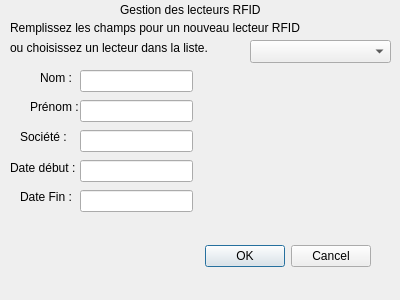
<?xml version="1.0" encoding="UTF-8"?>
<ui version="4.0">
 <class>CIhmLecteur</class>
 <widget class="QDialog" name="CIhmLecteur">
  <property name="geometry">
   <rect>
    <x>0</x>
    <y>0</y>
    <width>400</width>
    <height>300</height>
   </rect>
  </property>
  <property name="windowTitle">
   <string>SuPer : Gestion des lecteurs RFID</string>
  </property>
  <widget class="QDialogButtonBox" name="buttonBox">
   <property name="geometry">
    <rect>
     <x>30</x>
     <y>240</y>
     <width>341</width>
     <height>32</height>
    </rect>
   </property>
   <property name="orientation">
    <enum>Qt::Horizontal</enum>
   </property>
   <property name="standardButtons">
    <set>QDialogButtonBox::Cancel|QDialogButtonBox::Ok</set>
   </property>
  </widget>
  <widget class="QLabel" name="label_2">
   <property name="geometry">
    <rect>
     <x>10</x>
     <y>20</y>
     <width>321</width>
     <height>16</height>
    </rect>
   </property>
   <property name="text">
    <string>Remplissez les champs pour un nouveau lecteur RFID</string>
   </property>
  </widget>
  <widget class="QLineEdit" name="leNom">
   <property name="geometry">
    <rect>
     <x>80</x>
     <y>70</y>
     <width>113</width>
     <height>22</height>
    </rect>
   </property>
  </widget>
  <widget class="QLineEdit" name="leDateDeb">
   <property name="geometry">
    <rect>
     <x>80</x>
     <y>160</y>
     <width>113</width>
     <height>22</height>
    </rect>
   </property>
  </widget>
  <widget class="QLabel" name="lTitre">
   <property name="geometry">
    <rect>
     <x>120</x>
     <y>0</y>
     <width>161</width>
     <height>20</height>
    </rect>
   </property>
   <property name="text">
    <string>Gestion des lecteurs RFID</string>
   </property>
  </widget>
  <widget class="QLabel" name="label_5">
   <property name="geometry">
    <rect>
     <x>30</x>
     <y>100</y>
     <width>52</width>
     <height>14</height>
    </rect>
   </property>
   <property name="text">
    <string>Prénom : </string>
   </property>
  </widget>
  <widget class="QLabel" name="label_4">
   <property name="geometry">
    <rect>
     <x>40</x>
     <y>70</y>
     <width>41</width>
     <height>16</height>
    </rect>
   </property>
   <property name="text">
    <string>Nom :</string>
   </property>
  </widget>
  <widget class="QLabel" name="label_8">
   <property name="geometry">
    <rect>
     <x>10</x>
     <y>160</y>
     <width>71</width>
     <height>16</height>
    </rect>
   </property>
   <property name="text">
    <string>Date début :</string>
   </property>
  </widget>
  <widget class="QLineEdit" name="leSociete">
   <property name="geometry">
    <rect>
     <x>80</x>
     <y>130</y>
     <width>113</width>
     <height>22</height>
    </rect>
   </property>
  </widget>
  <widget class="QLabel" name="label_3">
   <property name="geometry">
    <rect>
     <x>10</x>
     <y>40</y>
     <width>231</width>
     <height>16</height>
    </rect>
   </property>
   <property name="text">
    <string>ou choisissez un lecteur dans la liste.</string>
   </property>
  </widget>
  <widget class="QLineEdit" name="lePnom">
   <property name="geometry">
    <rect>
     <x>80</x>
     <y>100</y>
     <width>113</width>
     <height>22</height>
    </rect>
   </property>
  </widget>
  <widget class="QLineEdit" name="leDateFin">
   <property name="geometry">
    <rect>
     <x>80</x>
     <y>190</y>
     <width>113</width>
     <height>22</height>
    </rect>
   </property>
  </widget>
  <widget class="QLabel" name="label_6">
   <property name="geometry">
    <rect>
     <x>20</x>
     <y>130</y>
     <width>52</width>
     <height>14</height>
    </rect>
   </property>
   <property name="text">
    <string>Société :</string>
   </property>
  </widget>
  <widget class="QLabel" name="label_7">
   <property name="geometry">
    <rect>
     <x>20</x>
     <y>190</y>
     <width>52</width>
     <height>14</height>
    </rect>
   </property>
   <property name="text">
    <string>Date Fin :</string>
   </property>
  </widget>
  <widget class="QComboBox" name="comboBox">
   <property name="geometry">
    <rect>
     <x>250</x>
     <y>40</y>
     <width>141</width>
     <height>23</height>
    </rect>
   </property>
  </widget>
 </widget>
 <resources/>
 <connections>
  <connection>
   <sender>buttonBox</sender>
   <signal>accepted()</signal>
   <receiver>CIhmLecteur</receiver>
   <slot>accept()</slot>
   <hints>
    <hint type="sourcelabel">
     <x>248</x>
     <y>254</y>
    </hint>
    <hint type="destinationlabel">
     <x>157</x>
     <y>274</y>
    </hint>
   </hints>
  </connection>
  <connection>
   <sender>buttonBox</sender>
   <signal>rejected()</signal>
   <receiver>CIhmLecteur</receiver>
   <slot>reject()</slot>
   <hints>
    <hint type="sourcelabel">
     <x>316</x>
     <y>260</y>
    </hint>
    <hint type="destinationlabel">
     <x>286</x>
     <y>274</y>
    </hint>
   </hints>
  </connection>
 </connections>
</ui>
